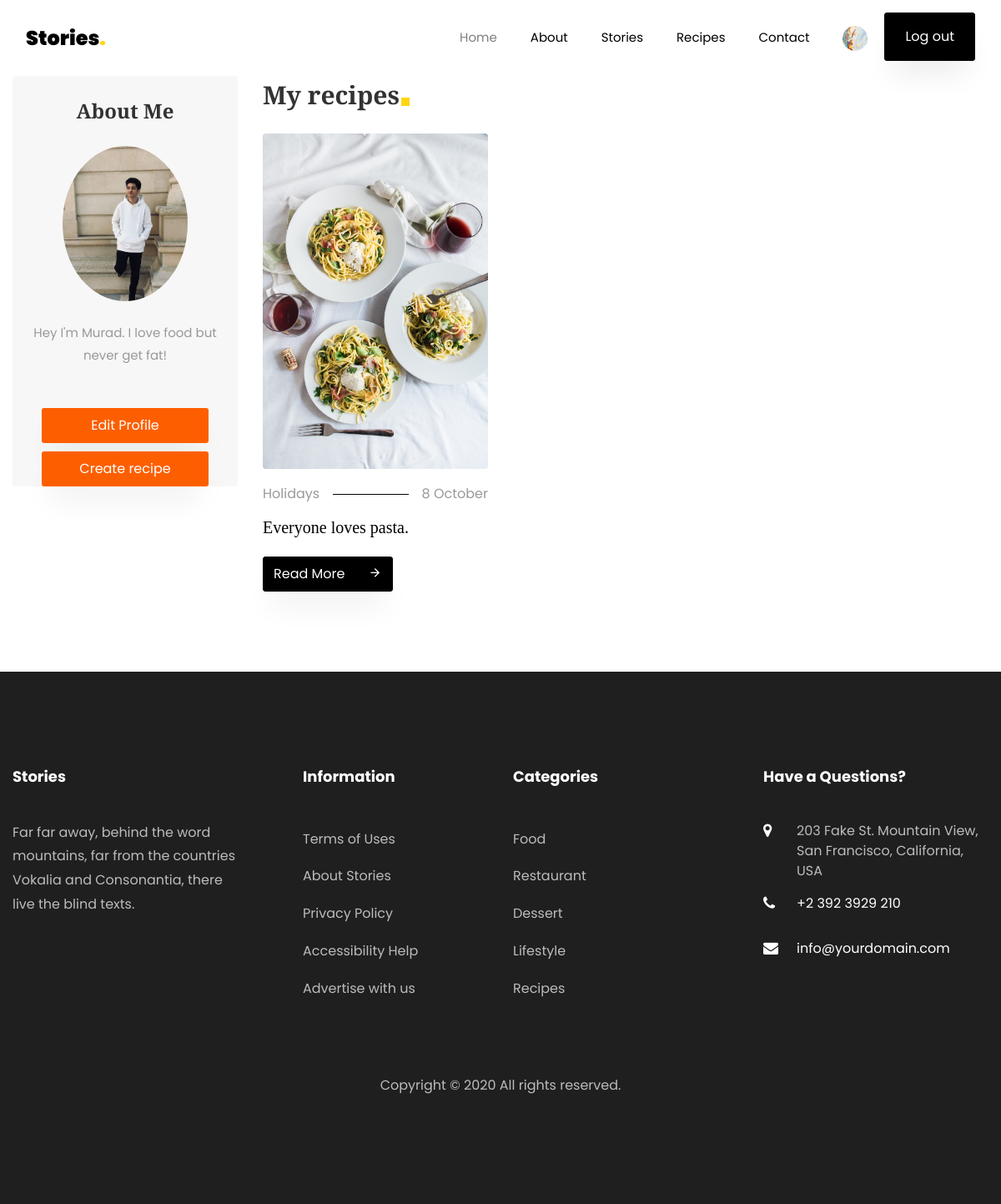
/accounts/user-profile/1 (signed in), run on the app's committed database.
### accounts/models.py (models this page shows)
class User(AbstractUser):
    GENDER_CHOICES = (
    ("Male", ("Male")),
    ("Female", ("Female"))
)
    bio = models.TextField(max_length=1000, blank=True)
    profile_pic = models.ImageField(upload_to='images')
    gender = models.CharField(choices=GENDER_CHOICES, max_length=6)
    email = models.EmailField(('email adress'), unique=True, null=True)
    class Meta:
        verbose_name = 'User'
        verbose_name_plural = 'Users'

### inventory/models.py (models this page shows, shortened)
class Recipe(models.Model):
    title = models.CharField(max_length=200)
    description = models.TextField(max_length=500)
    text = models.TextField(max_length=3000)
    picture = models.ImageField(upload_to='images')
    added_at = models.DateTimeField(auto_now_add=True)
    updated_at = models.DateTimeField(auto_now=True)
    author = models.ForeignKey(User, on_delete=models.CASCADE, db_index=True, related_name='recipe')
    category = models.ForeignKey('Category', on_delete=models.CASCADE, db_index=True, related_name='recipe')
    class Meta:
        verbose_name = 'Recipe'
        verbose_name_plural = 'Recipes'

class Category(models.Model):
    tagname = models.CharField(max_length=80)
    added_at = models.DateTimeField(auto_now_add=True)
    updated_at = models.DateTimeField(auto_now=True)
    def __str__(self):
        return f'{self.tagname}'
    class Meta:
        verbose_name = 'Category'
        verbose_name_plural = 'Categories'

### accounts/views.py (the view)
# urls.py: path('user-profile/<int:pk>', ProfileView.as_view(), name='user-profile'),
class ProfileView(DetailView):
    model = User
    template_name = 'user-profile.html'
    def get_context_data(self, **kwargs):
        context = super().get_context_data(**kwargs)
        return context

### accounts/templates/user-profile.html (shortened to what this page needs)
{% extends 'base.html' %}
{% load static %}
{% block content %}
    <section class="ftco-section ftco-no-pt ">
        <div class="container">
            <div class="row">
                <div class="col-lg-3">
                    <div class="user-profile-side-bar sidebar-wrap">
                        <div class="sidebar-box p-4 about text-center ftco-animate">
                            <h2 class="heading mb-4">About Me</h2>
                            <img src="{{ user.profile_pic.url }}" class="img-fluid" alt="Colorlib Template">
                            <div class="text pt-4">
                                <p>{{ user.bio }}</p>
                            </div>
                        </div>
                        <div class="sidebar-box ftco-animate user-profile">
                            <a href="" class="btn btn-hover-color py-2">Edit Profile</a>
                        </div>
                        <div class="sidebar-box ftco-animate user-profile">
                            <a href="{% url 'inventory:create_story' %}" class="btn btn-hover-color py-2">Create recipe </a>
                        </div>
                    </div>
                </div>
                <div class="col-lg-9">
                    <div class="row">
                        <div class="col-md-12 heading-section ftco-animate">
                            <h2 class="mb-4"><span>My recipes</span></h2>
                        </div>
                    </div>
                    <div class="row">
                        {% for recipe in user.recipe.all %}
                        <div class="col-md-4 ftco-animate">
                            <div class="blog-entry">
                                <a class="img-2">
                                    <div class="user-events__edit">
                                        <button type="button" class="edit-event"></button>
                                        <button type="button" class="delete-event"></button>
                                    </div>
                                    <img src="{{ recipe.picture.url }}" class="img-fluid" alt="Colorlib Template">
                                </a>
                                <div class="text pt-3">
                                    <p class="meta d-flex"><span class="pr-3">{{recipe.category}}</span><span class="ml-auto pl-3">{{ recipe.added_at | date:"j F" }}</span>
                                    </p>
                                    <h3><a href="#">{{recipe.title}}</a></h3>
                                    <p class="mb-0"><a href="{% url 'inventory:recipe' recipe.pk %}" class="btn btn-black py-2">Read More <span
                                        class="icon-arrow_forward ml-4"></span></a></p>
                                </div>
                            </div>
                        </div>
                        {% endfor %}
                    </div>
                </div>
            </div>
        </div>
    </section>
    {% endblock %}

### inventory/templates/header.html (shortened to what this page needs)
<nav class="navbar navbar-expand-lg navbar-dark bg-dark ftco-navbar-light" id="ftco-navbar">
    <div class="container">
        <a class="navbar-brand" href="/">Stories<span>.</span></a>
        <div class="collapse navbar-collapse" id="ftco-nav">
            <ul class="navbar-nav ml-auto">
                <li class="nav-item active"><a href="{% url 'inventory:index-page' %}" class="nav-link">Home</a></li>
                    <li class="nav-item"><a href="{% url 'inventory:about' %}" class="nav-link">About</a></li>
                    <li class="nav-item"><a href="" class="nav-link">Stories</a></li>
                    <li class="nav-item"><a href="{% url 'inventory:recipe-list' %}" class="nav-link">Recipes</a></li>
                    <li class="nav-item"><a href="{% url 'inventory:contact' %}" class="nav-link">Contact</a></li>
                    {% if request.user.is_authenticated %}
                    <li class="nav-item"><a href="{% url 'accounts:user-profile'  user.pk  %}" class="nav-link"><img src="{{ request.user.profile_pic.url }}" style="width: 30px; height: 30px; border-radius: 50%;" alt=""></a></li>
                    <li><a href="{% url 'accounts:log-out' %}" class="btn btn-black px-3 px-md-4 py-3">Log out</a></li>
                    {% else %}
                    <li><a href="{% url 'accounts:login' %}" class="btn btn-black px-3 px-md-4 py-3">Sign in</a></li>
                    {% endif %}
            </ul>
        </div>
    </div>
</nav>

### static/css/icomoon.css (style rules this page uses)
[class^="icon-"], [class*=" icon-"] { font-family: 'icomoon' !important; speak: none; font-style: normal; font-weight: normal; font-variant: normal; text-transform: none; line-height: 1; -webkit-font-smoothing: antialiased; -moz-osx-font-smoothing: grayscale; }
.icon-arrow_forward:before { content: "\e5c8"; }

### static/css/custom.css (style rules this page uses)
.user-profile { text-align: center; }
.btn-hover-color { background-color: #fd5f00; color: #fff; width: 200px; }
.user-profile-side-bar .sidebar-box { margin-bottom: 10px; }
.user-events__edit { color: #ffffff; font-size: 1.4rem; position: absolute; right: 1.5rem; top: .5rem; z-index: 100; }
.user-events__edit>button { background: none; border: none; border-radius: 50%; color: inherit; cursor: pointer; height: 2.9rem; outline: none !important; text-shadow: 0 0 1rem #000; width: 2rem; }

### data on the page
User: user.profile_pic (picture)
User: profile_pic (picture), bio "Hey I'm Murad. I love food but never get fat!"
Recipe: picture (picture), category "Holidays", added_at "8 October", title "Everyone loves pasta."
